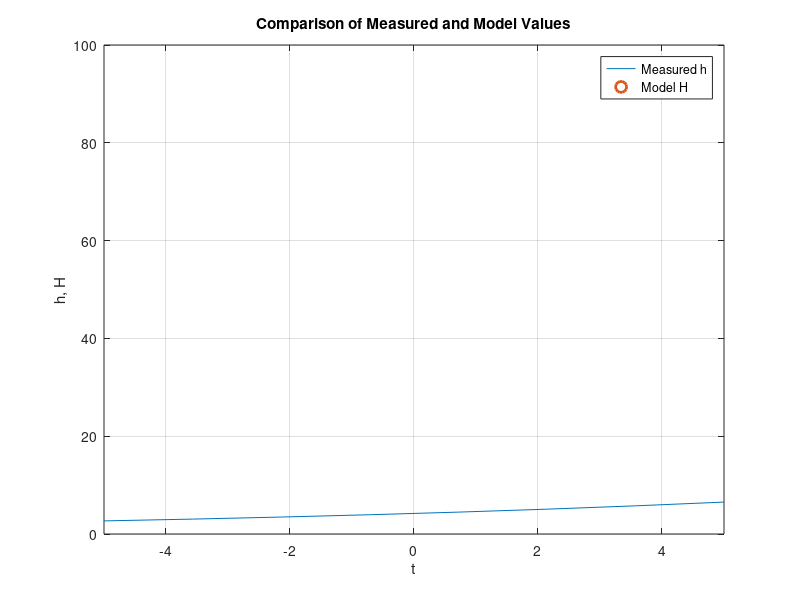

Source code (MATLAB):
clc;
close all;
clear all;

t = [10:10:70];
h = [9 22 44 63 80 94 97];

H = @(t) (100.8) ./ (1 + 23 .* exp(-0.093 .* t));

fplot(H)
hold on;
plot(t, h, 'o', 'LineWidth', 2, 'MarkerSize', 8)
%flpot(
%hold on;
%plot(t, H, '-', 'LineWidth', 2);

legend("Measured h", "Model H");
xlabel('t');
ylabel('h, H');
title('Comparison of Measured and Model Values');
grid on;
